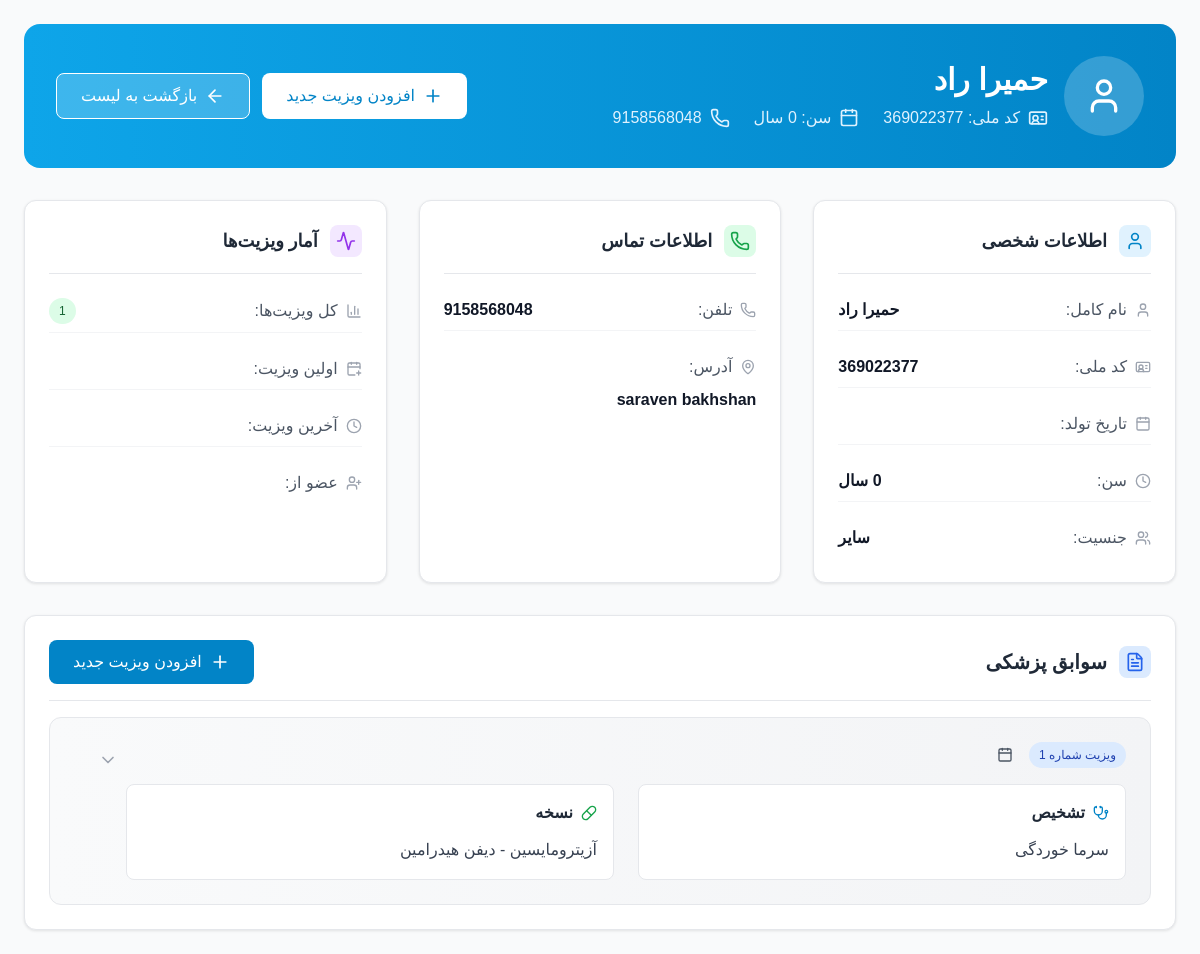
The app's page /patients/1/, older data.
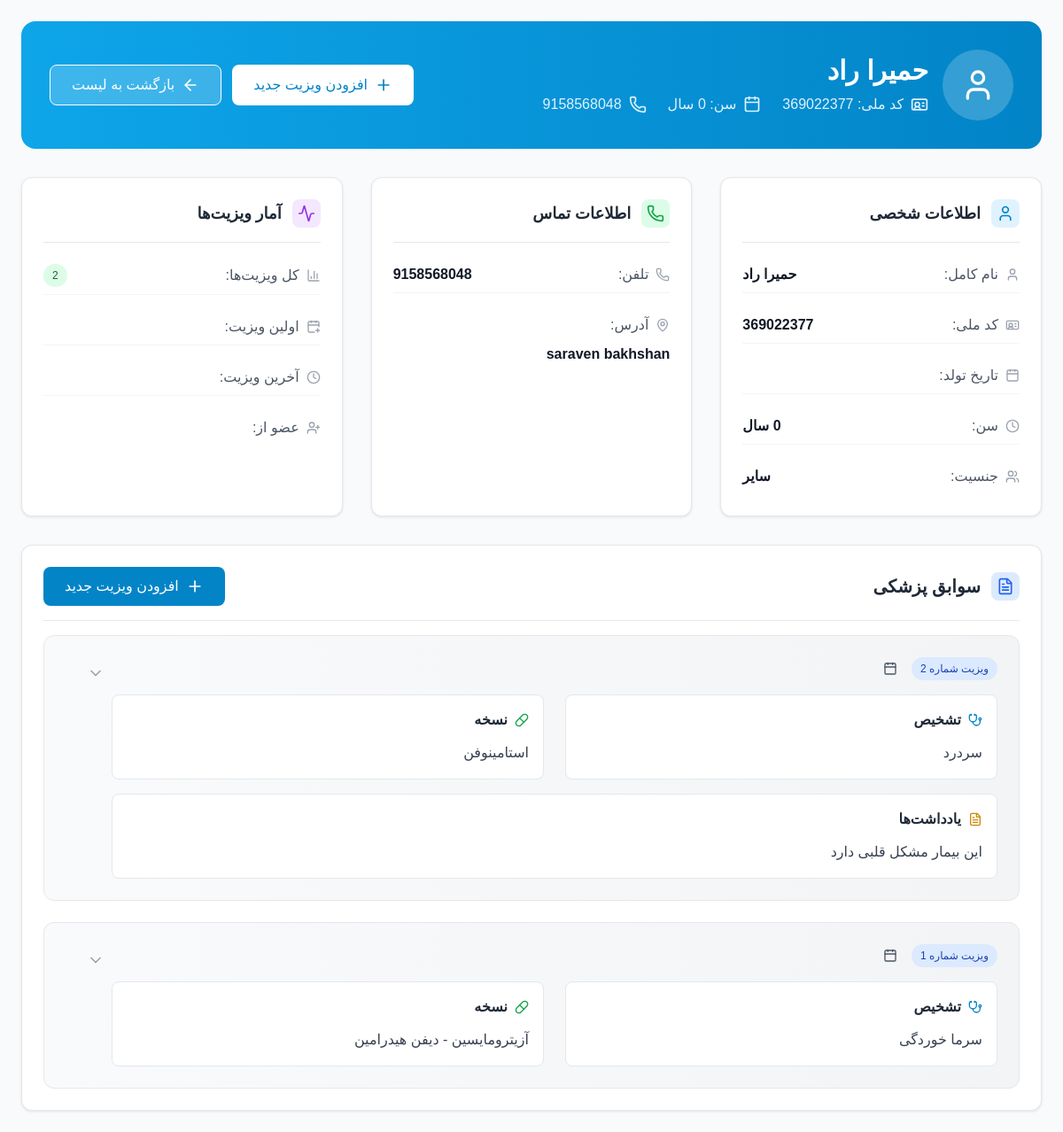
The same page, newer data.
### patients/models.py (models this page shows, shortened)
class Patient(models.Model):
    GENDER_CHOICES = [
        ('M', 'مرد'),
        ('F', 'زن'),
        ('O', 'سایر'),
    ]
    first_name = models.CharField(max_length=100)
    last_name = models.CharField(max_length=100)
    national_id = models.CharField(
        max_length=20,
        unique=True,
        validators=[RegexValidator(
            regex=r'^\d+$',
            message='کد ملی باید فقط شامل اعداد باشد'
        )]
    )
    birth_date = models.DateField()
    gender = models.CharField(max_length=1, choices=GENDER_CHOICES)
    phone = models.CharField(
        max_length=15,
        validators=[RegexValidator(
            regex=r'^\+?1?\d{9,15}$',
            message='شماره تلفن باید در فرمت صحیح وارد شود. حداکثر 15 رقم مجاز است.'
        )]
    )
    address = models.TextField()
    created_at = models.DateTimeField(auto_now_add=True)
    updated_at = models.DateTimeField(auto_now=True)
    class Meta:
        ordering = ['last_name', 'first_name']
    @property
    def full_name(self):
        return f"{self.first_name} {self.last_name}"
    @property
    def age(self):
        from datetime import date
        today = date.today()
        return today.year - self.birth_date.year - ((today.month, today.day) < (self.birth_date.month, self.birth_date.day))

class Visit(models.Model):
    patient = models.ForeignKey(Patient, on_delete=models.CASCADE, related_name='visits')
    visit_date = models.DateTimeField(auto_now_add=True)
    diagnosis = models.TextField()
    prescription = models.TextField(blank=True)
    notes = models.TextField(blank=True)
    next_visit_date = models.DateField(null=True, blank=True)
    created_at = models.DateTimeField(auto_now_add=True)
    updated_at = models.DateTimeField(auto_now=True)
    class Meta:
        ordering = ['-visit_date']

### patients/views.py (the view)
# urls.py: path('patients/<int:patient_id>/', views.patient_detail, name='patient_detail'),
def patient_detail(request, patient_id):
    patient = get_object_or_404(Patient, id=patient_id)
    context = {
        'patient': patient,
    }
    return render(request, 'patient_detail.html', context)

### templates/patient_detail.html (shortened to what this page needs)
{% extends 'base.html' %}
{% load static %}
{% load jalali %}
{% block content %}
<div class="space-y-8">
    <div class="bg-gradient-to-r from-medical-500 to-medical-600 rounded-2xl p-8 text-white">
        <div class="flex flex-col lg:flex-row lg:items-center lg:justify-between">
            <div class="flex items-center space-x-4 space-x-reverse mb-6 lg:mb-0">
                <div class="w-20 h-20 bg-white bg-opacity-20 rounded-full flex items-center justify-center">
                    <i data-lucide="user" class="w-10 h-10 text-white"></i>
                </div>
                <div>
                    <h2 class="text-3xl font-bold mb-2">{{ patient.full_name }}</h2>
                    <div class="flex flex-wrap items-center gap-6 text-medical-100">
                        <span class="flex items-center">
                            <i data-lucide="id-card" class="w-5 h-5 ml-2"></i>
                            کد ملی: {{ patient.national_id }}
                        </span>
                        <span class="flex items-center">
                            <i data-lucide="calendar" class="w-5 h-5 ml-2"></i>
                            سن: {{ patient.age }} سال
                        </span>
                        <span class="flex items-center">
                            <i data-lucide="phone" class="w-5 h-5 ml-2"></i>
                            {{ patient.phone }}
                        </span>
                    </div>
                </div>
            </div>
            <div class="flex flex-col sm:flex-row gap-3">
                <a href="{% url 'add_visit' patient.id %}" class="btn-success bg-white text-medical-600 hover:bg-gray-100">
                    <i data-lucide="plus" class="w-5 h-5 ml-2"></i>
                    افزودن ویزیت جدید
                </a>
                <a href="{% url 'patients' %}" class="btn-secondary bg-white bg-opacity-20 text-white border-white hover:bg-opacity-30">
                    <i data-lucide="arrow-left" class="w-5 h-5 ml-2"></i>
                    بازگشت به لیست
                </a>
            </div>
        </div>
    </div>
    <div class="grid grid-cols-1 lg:grid-cols-3 gap-8">
        <div class="card">
            <div class="card-header">
                <h3 class="text-lg font-semibold text-gray-800 flex items-center">
                    <div class="w-8 h-8 bg-medical-100 rounded-lg flex items-center justify-center ml-3">
                        <i data-lucide="user" class="w-5 h-5 text-medical-600"></i>
                    </div>
                    اطلاعات شخصی
                </h3>
            </div>
            <div class="space-y-4">
                <div class="flex justify-between items-center py-2 border-b border-gray-100">
                    <span class="text-gray-600 flex items-center">
                        <i data-lucide="user" class="w-4 h-4 ml-2 text-gray-400"></i>
                        نام کامل:
                    </span>
                    <span class="font-semibold text-gray-900">{{ patient.full_name }}</span>
                </div>
                <div class="flex justify-between items-center py-2 border-b border-gray-100">
                    <span class="text-gray-600 flex items-center">
                        <i data-lucide="id-card" class="w-4 h-4 ml-2 text-gray-400"></i>
                        کد ملی:
                    </span>
                    <span class="font-semibold text-gray-900">{{ patient.national_id }}</span>
                </div>
                <div class="flex justify-between items-center py-2 border-b border-gray-100">
                    <span class="text-gray-600 flex items-center">
                        <i data-lucide="calendar" class="w-4 h-4 ml-2 text-gray-400"></i>
                        تاریخ تولد:
                    </span>
                </div>
                <div class="flex justify-between items-center py-2 border-b border-gray-100">
                    <span class="text-gray-600 flex items-center">
                        <i data-lucide="clock" class="w-4 h-4 ml-2 text-gray-400"></i>
                        سن:
                    </span>
                    <span class="font-semibold text-gray-900">{{ patient.age }} سال</span>
                </div>
                <div class="flex justify-between items-center py-2">
                    <span class="text-gray-600 flex items-center">
                        <i data-lucide="users" class="w-4 h-4 ml-2 text-gray-400"></i>
                        جنسیت:
                    </span>
                    <span class="font-semibold text-gray-900">{{ patient.get_gender_display }}</span>
                </div>
            </div>
        </div>
        <div class="card">
            <div class="card-header">
                <h3 class="text-lg font-semibold text-gray-800 flex items-center">
                    <div class="w-8 h-8 bg-green-100 rounded-lg flex items-center justify-center ml-3">
                        <i data-lucide="phone" class="w-5 h-5 text-green-600"></i>
                    </div>
                    اطلاعات تماس
                </h3>
            </div>
            <div class="space-y-4">
                <div class="flex justify-between items-center py-2 border-b border-gray-100">
                    <span class="text-gray-600 flex items-center">
                        <i data-lucide="phone" class="w-4 h-4 ml-2 text-gray-400"></i>
                        تلفن:
                    </span>
                    <span class="font-semibold text-gray-900">{{ patient.phone }}</span>
                </div>
                <div class="flex flex-col py-2">
                    <span class="text-gray-600 flex items-center mb-2">
                        <i data-lucide="map-pin" class="w-4 h-4 ml-2 text-gray-400"></i>
                        آدرس:
                    </span>
                    <span class="font-semibold text-gray-900 text-right leading-relaxed">{{ patient.address }}</span>
                </div>
            </div>
        </div>
        <div class="card">
            <div class="card-header">
                <h3 class="text-lg font-semibold text-gray-800 flex items-center">
                    <div class="w-8 h-8 bg-purple-100 rounded-lg flex items-center justify-center ml-3">
                        <i data-lucide="activity" class="w-5 h-5 text-purple-600"></i>
                    </div>
                    آمار ویزیت‌ها
                </h3>
            </div>
            <div class="space-y-4">
                <div class="flex justify-between items-center py-2 border-b border-gray-100">
                    <span class="text-gray-600 flex items-center">
                        <i data-lucide="bar-chart-3" class="w-4 h-4 ml-2 text-gray-400"></i>
                        کل ویزیت‌ها:
                    </span>
                    <span class="badge badge-success">{{ patient.visits.count }}</span>
                </div>
                <div class="flex justify-between items-center py-2 border-b border-gray-100">
                    <span class="text-gray-600 flex items-center">
                        <i data-lucide="calendar-plus" class="w-4 h-4 ml-2 text-gray-400"></i>
                        اولین ویزیت:
                    </span>
                </div>
                <div class="flex justify-between items-center py-2 border-b border-gray-100">
                    <span class="text-gray-600 flex items-center">
                        <i data-lucide="clock" class="w-4 h-4 ml-2 text-gray-400"></i>
                        آخرین ویزیت:
                    </span>
                </div>
                <div class="flex justify-between items-center py-2">
                    <span class="text-gray-600 flex items-center">
                        <i data-lucide="user-plus" class="w-4 h-4 ml-2 text-gray-400"></i>
                        عضو از:
                    </span>
                </div>
            </div>
        </div>
    </div>
    <div class="card">
        <div class="card-header">
            <div class="flex items-center justify-between">
                <h3 class="text-xl font-semibold text-gray-800 flex items-center">
                    <div class="w-8 h-8 bg-blue-100 rounded-lg flex items-center justify-center ml-3">
                        <i data-lucide="file-text" class="w-5 h-5 text-blue-600"></i>
                    </div>
                    سوابق پزشکی
                </h3>
                <a href="{% url 'add_visit' patient.id %}" class="btn-primary">
                    <i data-lucide="plus" class="w-5 h-5 ml-2"></i>
                    افزودن ویزیت جدید
                </a>
            </div>
        </div>
        {% if patient.visits.all %}
            <div class="space-y-6">
                {% for visit in patient.visits.all %}
                <div class="bg-gradient-to-r from-gray-50 to-gray-100 rounded-xl p-6 border border-gray-200 hover:shadow-md transition-all duration-200">
                    <div class="flex items-start justify-between">
                        <div class="flex-1">
                            <div class="flex items-center space-x-4 space-x-reverse mb-4">
                                <span class="badge badge-info">
                                    ویزیت شماره {{ forloop.revcounter }}
                                </span>
                                <span class="text-sm text-gray-600 flex items-center">
                                    <i data-lucide="calendar" class="w-4 h-4 ml-2"></i>
                                </span>
                            </div>
                            <div class="grid grid-cols-1 lg:grid-cols-2 gap-6">
                                <div class="bg-white rounded-lg p-4 border border-gray-200">
                                    <h4 class="font-semibold text-gray-800 mb-3 flex items-center">
                                        <i data-lucide="stethoscope" class="w-4 h-4 ml-2 text-medical-600"></i>
                                        تشخیص
                                    </h4>
                                    <p class="text-gray-700 leading-relaxed">{{ visit.diagnosis }}</p>
                                </div>
                                {% if visit.prescription %}
                                <div class="bg-white rounded-lg p-4 border border-gray-200">
                                    <h4 class="font-semibold text-gray-800 mb-3 flex items-center">
                                        <i data-lucide="pill" class="w-4 h-4 ml-2 text-green-600"></i>
                                        نسخه
                                    </h4>
                                    <p class="text-gray-700 leading-relaxed">{{ visit.prescription }}</p>
                                </div>
                                {% endif %}
                            </div>
                            {% if visit.notes %}
                            <div class="mt-4 bg-white rounded-lg p-4 border border-gray-200">
                                <h4 class="font-semibold text-gray-800 mb-3 flex items-center">
                                    <i data-lucide="file-text" class="w-4 h-4 ml-2 text-yellow-600"></i>
                                    یادداشت‌ها
                                </h4>
                                <p class="text-gray-700 leading-relaxed">{{ visit.notes }}</p>
                            </div>
                            {% endif %}
                        </div>
                        <div class="ml-4 flex flex-col space-y-2">
                            <button onclick="toggleVisitDetails({{ visit.id }})"
                                    class="p-2 text-gray-400 hover:text-medical-600 hover:bg-white rounded-lg transition-all duration-200">
                                <i data-lucide="chevron-down" class="w-5 h-5" id="chevron-{{ visit.id }}"></i>
                            </button>
                        </div>
                    </div>
                </div>
                {% endfor %}
            </div>
        {% endif %}
    </div>
</div>
{% endblock %}

### templates/base.html (shortened to what this page needs)
<!DOCTYPE html>
<html lang="fa" dir="rtl">
<head>
    <script src="https://cdn.tailwindcss.com"></script>
    {% load static %}
    <link rel="stylesheet" href="{% static 'css/style.css' %}">
    <link href="https://cdn.jsdelivr.net/gh/rastikerdar/vazir-font@v30.1.0/dist/font-face.css" rel="stylesheet" type="text/css" />
</head>
<body class="bg-gray-50" style="font-family: 'Vazir', 'Tahoma', sans-serif;">
    <div class="flex h-screen">
        <div class="flex-1 flex flex-col overflow-hidden lg:mr-0 mr-0">
            <main class="flex-1 overflow-y-auto p-4 lg:p-6">
                {% block content %}
                {% endblock %}
            </main>
        </div>
    </div>
</body>
</html>

Row changes from the older to the newer data that the page shows:
computed for Patient "حمیرا راد": visits.count "1" → "2"
added Visit: diagnosis "سردرد", prescription "استامینوفن", notes "این بیمار مشکل قلبی دارد"
